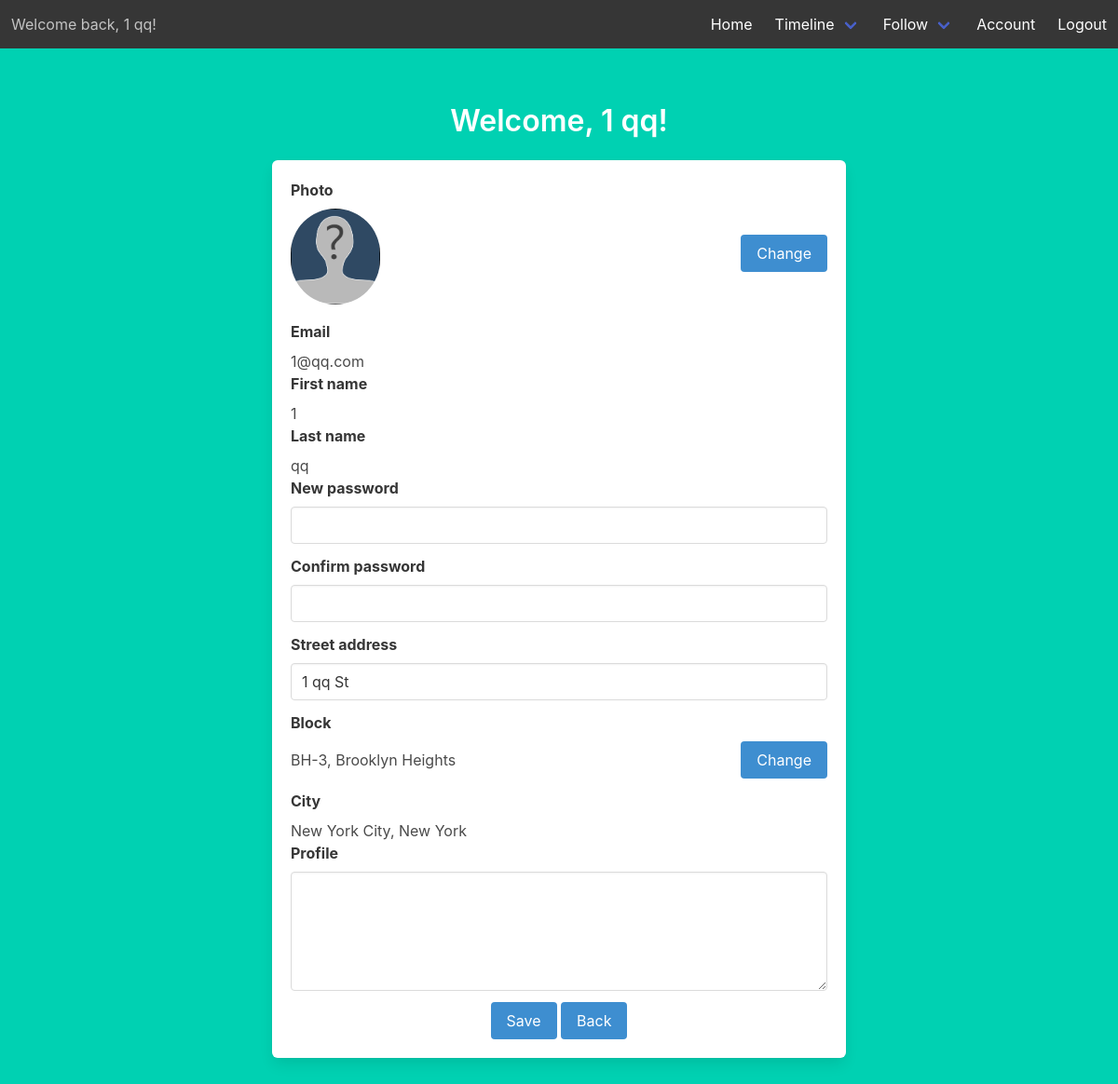
Page /account (signed in) on the committed database.
### models.py (models this page shows)
class Users(UserMixin, db.Model):
    __tablename__ = 'Users'
    id = db.Column(db.Integer, primary_key=True)
    email = db.Column(db.String(45), unique=True, nullable=False)
    pword = db.Column(db.String(45), nullable=False)
    fname = db.Column(db.String(45), nullable=False)
    lname = db.Column(db.String(45), nullable=False)
    street_addr = db.Column(db.String(45), nullable=False)
    cid = db.Column(db.Integer, db.ForeignKey('City.id'), nullable=False)
    uprofile = db.Column(db.Text)
    photo = db.Column(db.Text)
    last_logout_timestamp = db.Column(db.DateTime, default=datetime.now().replace(microsecond=0))

class City(db.Model):
    __tablename__ = 'City'
    id = db.Column(db.Integer, primary_key=True)
    cname = db.Column(db.String(45), nullable=False)
    cstate = db.Column(db.String(45), nullable=False)

### account.py (the view)
@acc.route('/account')
@login_required
def account():
    city = City.query.filter_by(id=current_user.cid).first()
    if Membership.query.filter_by(uid=current_user.id).first():
        block_name = Blocks.query.filter_by(
            id=(Membership.query.filter_by(uid=current_user.id).first().bid)).first().bname
        hood_name = Hood.query.filter_by(id=(Location.query.filter_by(bid=(Blocks.query.filter_by(id=(Membership.query.filter_by(
            uid=current_user.id).first().bid)).first().id), cid=current_user.cid).first().hid)).first().hname
        return render_template('account.html', user=current_user, city=city, block='%s, %s' % (block_name, hood_name))
    else:
        return render_template('account.html', user=current_user, city=city, block='You haven\'t joined any block.')

### templates/account.html (shortened to what this page needs)
{% extends "base.html" %}
{% block content %}
<div class="column is-8 is-offset-2
">
    <h1 class="title">
        Welcome, {{ user.fname }} {{ user.lname }}!
    </h1>
    <div class="box">
        <form method="POST" action="/account">
            <label class="label has-text-left">Photo</label>
            <div class="level">
            <figure class="image is-96x96 is-level-left">
                <img class="is-rounded" src={{ user.photo }}/>
            </figure>
            <div class="control is-level-right">
                <a class="button is-info is-right" href="">Change</a>
            </div>
        </div>
            <label class="label has-text-left">Email</label>
            <p class="has-text-left">{{ user.email }}</p>
            <label class="label has-text-left">First name</label>
            <p class="has-text-left">{{ user.fname }}</p>
            <label class="label has-text-left">Last name</label>
            <p class="has-text-left">{{ user.lname }}</p>
            <div class="field">
                <label class="label has-text-left">New password</label>
                <div class="control">
                    <input class="input" type="password" name="new-password" autofocus="">
                </div>
            </div>
            <div class="field">
                <label class="label has-text-left">Confirm password</label>
                <div class="control">
                    <input class="input" type="password" name="confirm-password" autofocus="">
                </div>
            </div>
            <div class="field">
                <label class="label has-text-left">Street address</label>
                <div class="control">
                    <input class="input" type="txt" name="street-address" value='{{ user.street_addr }}' autofocus="">
                </div>
            </div>
            <label class="label level-left">Block</label>
            <div class="field level">
                <p class="has-text-left">{{ block }}</p>
                <div class="control">
                    <a class="button is-info" href="{{ url_for('location.blocks') }}">Change</a>
                </div>
            </div>
            <label class="label has-text-left">City</label>
            <p class="has-text-left">{{ city.cname }}, {{ city.cstate }}</p>
            <div class="field">
                <label class="label has-text-left">Profile</label>
                <div class="control">
                    <textarea class="textarea" name="profile"
                        autofocus="">{% if user.uprofile %}{{ user.uprofile }}{% endif %}</textarea>
                </div>
            </div>
            <button class="button is-info">Save</button>
            <a class="button is-info" href="{{ url_for('main.index') }}">Back</a>
        </form>
    </div>
</div>
{% endblock %}

### templates/base.html (shortened to what this page needs)
<!DOCTYPE html>
<html>
<head>
    <link rel="stylesheet" href="https://cdnjs.cloudflare.com/ajax/libs/bulma/0.7.2/css/bulma.min.css" />
</head>
<body>
    <section class="hero is-primary is-fullheight">
        <div class="hero-head">
            <nav class="navbar has-background-dark" role="navigation" aria-label="main navigation">
                {% if current_user.is_authenticated %}
                <div class="navbar-start">
                    <p class="navbar-item">
                        Welcome back, {{ current_user.fname }} {{ current_user.lname }}!
                    </p>
                </div>
                {% endif %}
                <div id="navbarMenuHeroA" class="navbar-menu ">
                    <div class="navbar-end">
                        <a href="{{ url_for('main.index') }}" class="navbar-item">
                            Home
                        </a>
                        {% if current_user.is_authenticated %}
                        <div class="navbar-item has-dropdown is-hoverable has-text-white has-background-dark">
                            <a class="navbar-link has-background-dark">
                                Timeline
                            </a>
                        </div>
                        {% endif %}
                        {% if current_user.is_authenticated %}
                        <div class="navbar-item has-dropdown is-hoverable has-text-white has-background-dark">
                            <a class="navbar-link has-background-dark">
                                Follow
                            </a>
                        </div>
                        {% endif %}
                        {% if current_user.is_authenticated %}
                        <a href="{{ url_for('acc.account') }}" class="navbar-item">
                            Account
                        </a>
                        {% endif %}
                        {% if current_user.is_authenticated %}
                        <a href="{{ url_for('auth.logout') }}" class="navbar-item">
                            Logout
                        </a>
                        {% endif %}
                    </div>
                </div>
            </nav>
        </div>
        <div class="hero-body">
            <div class="container has-text-centered">
                {% block content %}
                {% endblock %}
            </div>
        </div>
    </section>
</body>
</html>

### rows in the picture
Users: fname "1", lname "qq", photo (picture), email "1@qq.com", street-address "1 qq St"
City: cname "New York City", cstate "New York"

### other values in the picture
{{ block }} "BH-3, Brooklyn Heights"
